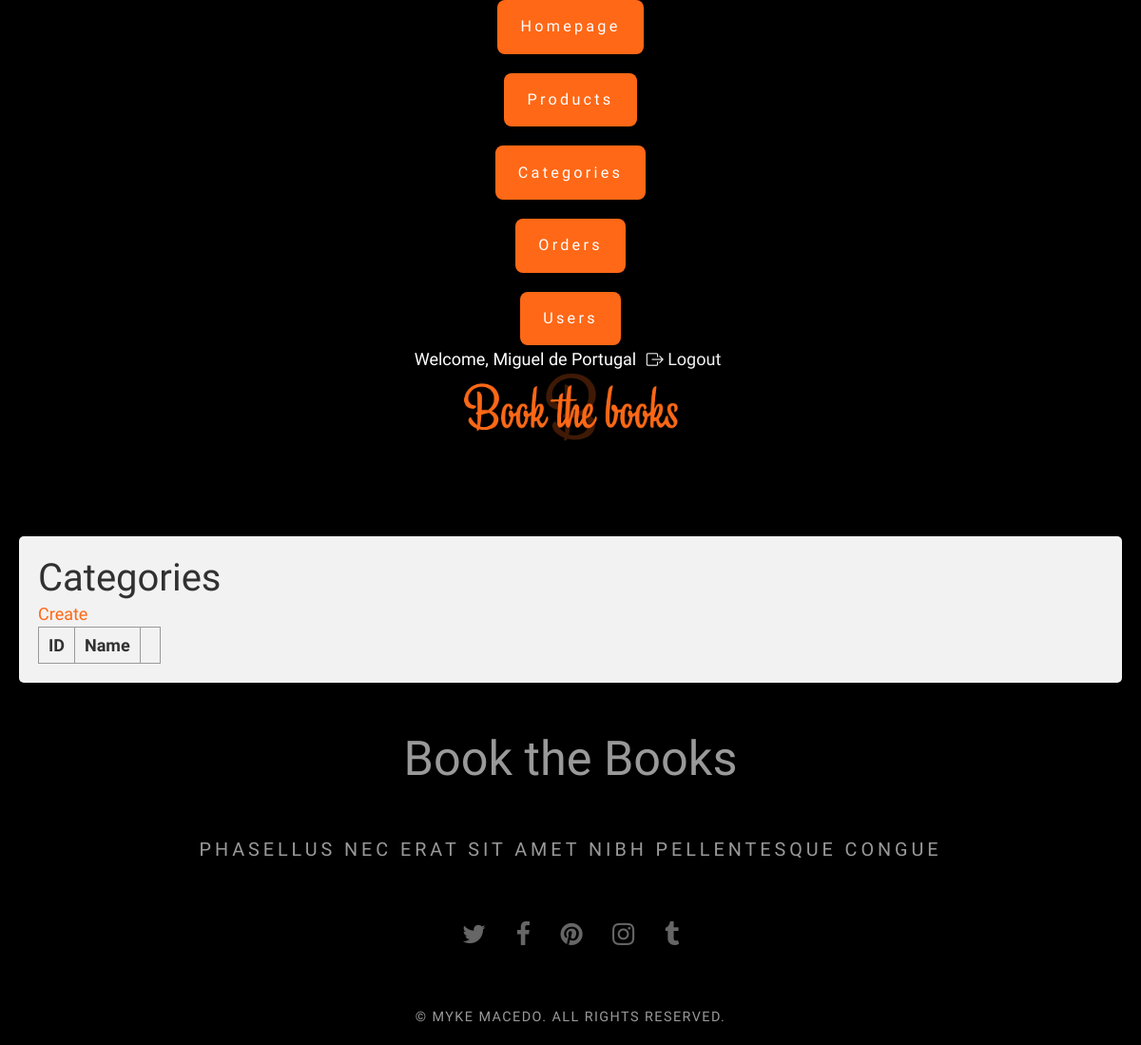
Before: /admin/categories/index.php (signed in) with the older database file.
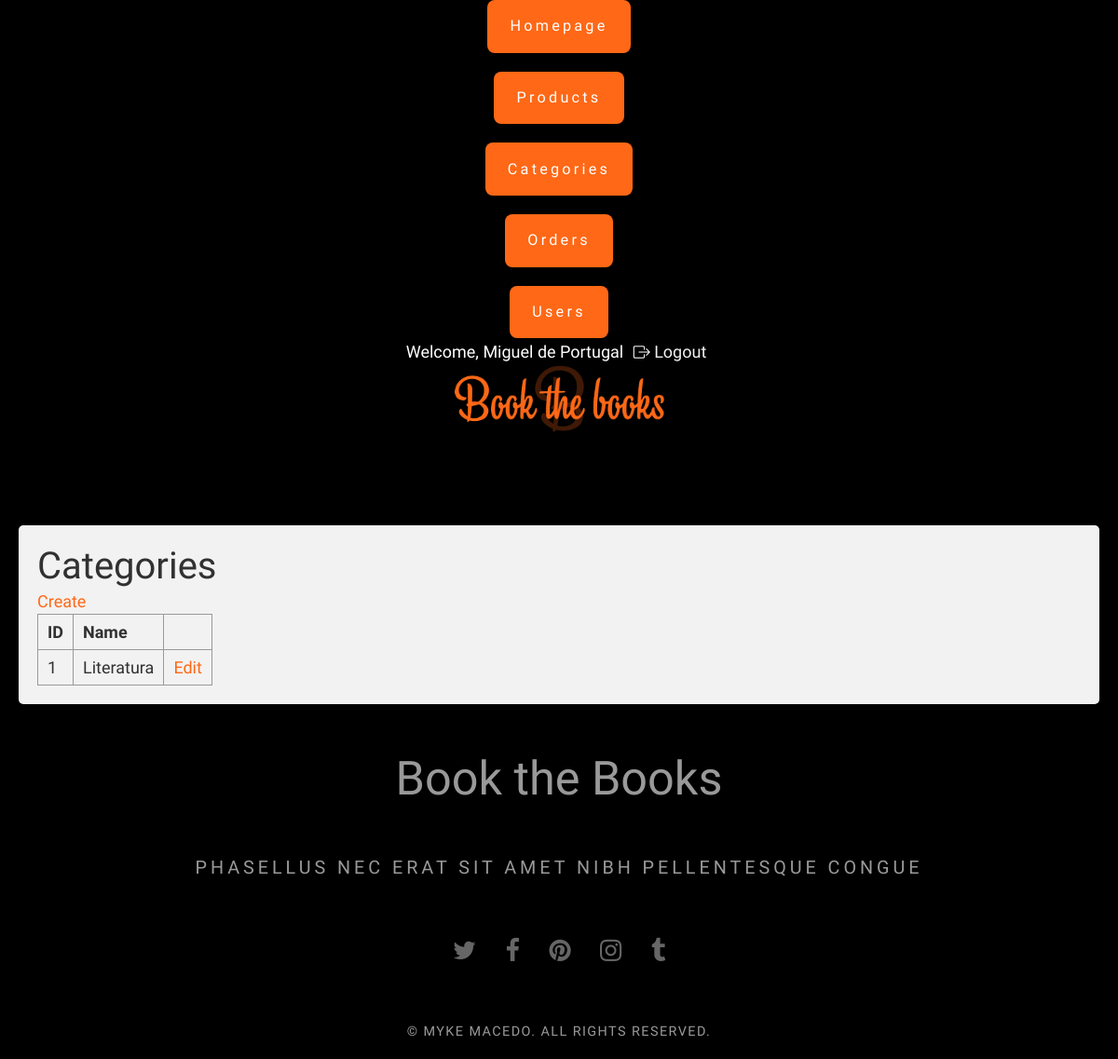
After: the same page with the newer database file.
### tables this page shows
CREATE TABLE `category` (
  `id` int unsigned NOT NULL AUTO_INCREMENT,
  `name` varchar(255) DEFAULT NULL,
  PRIMARY KEY (`id`)
);

### admin/categories/index.php (the view, shortened to what this page needs)
<?php
require '../common.php';
$result = mysqli_query($dbc, "SELECT * FROM `category`");
?>
<!DOCTYPE html>
<html>
<head>
<?php include '../../_head.php' ?>
<body>
<?php include '../_header.php' ?>
<div class="admin-list">
	<h1>Categories</h1>
	<a href="/admin/categories/create.php">Create</a>
	<table class="list-table">
		<thead>
			<tr>
				<th>ID</th>
				<th>Name</th>
				<th></th>
			</tr>
		</thead>
		<tbody>
			<?php while ($row = mysqli_fetch_assoc($result)): ?>
			<tr>
				<td><?php echo $row['id'] ?></td>
				<td><?php echo $row['name'] ?></td>
				<td>
					<a href="/admin/categories/edit.php?id=<?php echo $row['id'] ?>">Edit</a>
				</td>
			</tr>
			<?php endwhile ?>
		</tbody>
	</table>
</div>
<?php include '../../footer.php' ?>
</body>
</html>

### _head.php (shortened to what this page needs)
<link rel="stylesheet" href="https://cdnjs.cloudflare.com/ajax/libs/font-awesome/4.7.0/css/font-awesome.min.css">
<link rel="stylesheet" href="https://cdn.jsdelivr.net/npm/bootstrap-icons@1.10.2/font/bootstrap-icons.css">
<link href="https://cdn.jsdelivr.net/npm/bootstrap@5.2.1/dist/css/bootstrap.min.css" rel="stylesheet">
<link href="/css/stylesheet.css" rel="stylesheet" type="text/css" media="all">
<link href="/scss/modal.css" rel="stylesheet/scss" type="text/css" media="all">
</head>

### admin/_header.php (shortened to what this page needs)
<?php
if ($_SESSION) {
    $user_name = $_SESSION['user_name'];
} else {
    $user_name = "";
}
?>
<div id="header-wrapper">
	<div id="header" class="container">
		<div id="menu">
				<a href="/" title="Homepage">
				Homepage
				</a>
				<a href="/admin/products" title="Products">
				Products
				</a>
				<a href="/admin/categories" title="Categories">
				Categories
				</a>
				<a href="/admin/orders" title="Orders">
				Orders
				</a>
				<a href="/admin/users" title="Orders">
				Users
				</a>
		</div>
	</div>
	<div id="user-menu">
			<?php if ($user_name) { ?>
			<span>Welcome, <?php echo $user_name ?> </span>
			<?php } ?>
			<?php if ($user_name) { ?>
			<form action="/login/logout.php" method="post" id="logout-form">
				<button type="submit">
					<i class="bi bi-box-arrow-right"></i>
					Logout
				</button>
			</form>
			<?php } ?>
	</div>
		<div id="logo">
			<img src="/images/logo.png" style="width: 225px!important;">
		</div>
	</div>

### footer.php
<div id="copyright" class="container">
	<div class="title">
		<h2>Book the Books</h2>
		<span class="byline">Phasellus nec erat sit amet nibh pellentesque congue</span> </div>
	<ul class="contact">
		<li><a href="https://twitter.com/explore" class="fa fa-twitter" target="_blank"></a></li>
		<li><a href="https://www.facebook.com/" class="fa fa-facebook" target="_blank"></a></li>
		<li><a href="https://www.pinterest.pt/" class="fa fa-pinterest" target="_blank"></a></li>
		<li><a href="https://www.instagram.com/?hl=pt" class="fa fa-instagram" target="_blank"></a></li>
		<li><a href="https://www.tumblr.com/?language=pt_PT" class="fa fa-tumblr" target="_blank"></a></li>
	</ul>
	<p>&copy; Myke Macedo. All rights reserved.</p>
</div>

### css/stylesheet.css (style rules this page uses)
:root { --primary-color: #ff6816; }
button { border: 0; background: none; }
html, body { width: 100%; height: 100%; src: url("./fonts/DancingScript-VariableFont_wght.ttf") !important; }
body { margin: 0px; padding: 0px; background: #000000 !important; font-family: "Dancing Script", cursive !important; font-size: 18px; font-weight: 400px; color: #fff; }
h1, h2, h3 { margin: 0; padding: 0; }
p, ol, ul { margin-top: 0; }
ol, ul { padding: 0; list-style: none; }
p { line-height: 180%; }
a { color: rgba(255, 255, 255, 0.8); text-decoration: none; transition-duration: 200ms; }
.container { margin: 0px auto; }
form { border-radius: 5px; background-color: #f2f2f2; padding: 20px; color: rgba(0, 0, 0, 0.8) !important; }
ul.contact { margin: 0; padding: 0em 0em 3em 0em; list-style: none; }
ul.contact li { display: inline-block; padding: 0em 0.5em; font-size: 1.5em; }
ul.contact li a:before { display: inline-block; text-align: center; color: rgba(255, 255, 255, 0.4); }
.title { margin-bottom: 3em; }
.title h2 { font-size: 2.8em; color: #f2f2f2; }
.title .byline { letter-spacing: 0.2em; text-transform: uppercase; font-weight: 400; font-size: 1.1em; color: rgba(0, 0, 0, 0.8); }
* { box-sizing: border-box; }
#logo { display: flex; justify-content: center; }
#menu { text-align: center; display: flex; align-items: center; justify-content: center; row-gap: 20px; flex-direction: column; }
#menu a { background: var(--primary-color); color: #fff; padding: 1em 1.5em; letter-spacing: 0.2em; font-size: 0.9em; font-weight: 400; display: block; margin-left: 0.5em; margin-right: 0.5em; border-radius: 8px; }
#user-menu { text-align: center; }
#user-menu li, #logout-form > button { display: inline-block; }
#user-menu li, #user-menu button { color: #f2f2f2 !important; }
#logout-form { display: inline-block; background: none; padding: 0; }
#logout-form > button { background: none; border: 0; }
#copyright { overflow: hidden; text-align: center; }
#copyright p { letter-spacing: 0.1em; text-align: center; text-transform: uppercase; font-size: 0.8em; color: rgba(255, 255, 255, 0.6); }
#copyright a { text-decoration: none; color: rgba(255, 255, 255, 0.6); }
#copyright h2 { padding: 1em; color: rgba(255, 255, 255, 0.6); }
#copyright span { color: rgba(255, 255, 255, 0.6); }
.admin-list { margin: 100px 20px 0; border-radius: 5px; background-color: #f2f2f2; padding: 20px; color: rgba(0, 0, 0, 0.8); }
.admin-list a { color: var(--primary-color); }
.list-table td, .list-table th { padding: 5px 10px; border: 1px solid #999; }

Changed rows visible on the page:
added category: id "1", name "Literatura"
